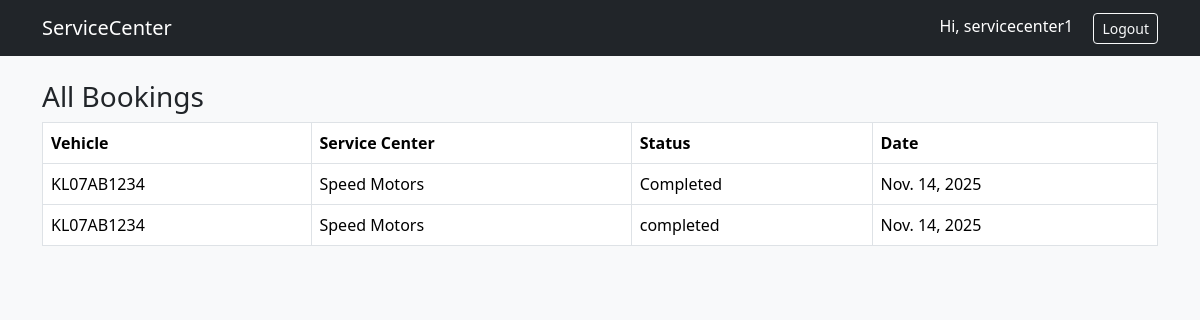
/bookings/ (signed in), run on the app's committed database.
### vehicle/models.py (models this page shows, shortened)
class ServiceBooking(models.Model):
    customer = models.ForeignKey(Customer, on_delete=models.CASCADE)
    vehicle = models.ForeignKey(Vehicle, on_delete=models.CASCADE)
    service_center = models.ForeignKey(ServiceCenter, on_delete=models.CASCADE)
    booking_date = models.DateTimeField(auto_now_add=True)
    scheduled_date = models.DateField()
    description = models.TextField()
    status_choices = [
        ('Pending', 'Pending'),
        ('In Progress', 'In Progress'),
        ('Completed', 'Completed'),
        ('Cancelled', 'Cancelled'),
    ]
    status = models.CharField(max_length=20, choices=status_choices, default='Pending')

class Vehicle(models.Model):
    customer = models.ForeignKey(Customer, on_delete=models.CASCADE, related_name='vehicles')
    vehicle_number = models.CharField(max_length=50, unique=True)
    model = models.CharField(max_length=100)
    manufacturer = models.CharField(max_length=100)
    year = models.IntegerField()
    fuel_type = models.CharField(max_length=50)
    registration_date = models.DateField(auto_now_add=True)

class ServiceCenter(models.Model):
    user = models.OneToOneField(User, on_delete=models.CASCADE)
    name = models.CharField(max_length=150)
    address = models.TextField()
    phone = models.CharField(max_length=15)
    email = models.EmailField(unique=True)
    registration_date = models.DateTimeField(auto_now_add=True)

### vehicle/views.py (the view)
# urls.py: path('bookings/', views.view_bookings, name='view_bookings'),
@login_required
def view_bookings(request):
    if hasattr(request.user, "customer"):
        bookings = ServiceBooking.objects.filter(customer=request.user.customer)
    elif hasattr(request.user, "servicecenter"):
        bookings = ServiceBooking.objects.filter(service_center=request.user.servicecenter)
    else:
        bookings = []
    return render(request, "booking_list.html", {"bookings": bookings})

### vehicle/templates/booking_list.html
{% extends 'base.html' %}
{% block content %}
<h3>All Bookings</h3>
<table class="table table-bordered">
  <tr>
    <th>Vehicle</th>
    <th>Service Center</th>
    <th>Status</th>
    <th>Date</th>
  </tr>
  {% for b in bookings %}
  <tr>
    <td>{{ b.vehicle.vehicle_number }}</td>
    <td>{{ b.service_center.name }}</td>
    <td>{{ b.status }}</td>
    <td>{{ b.scheduled_date }}</td>
  </tr>
  {% empty %}
  <tr>
    <td colspan="4" class="text-center">No bookings found.</td>
  </tr>
  {% endfor %}
</table>
{% endblock %}

### vehicle/templates/base.html (shortened to what this page needs)
<!DOCTYPE html>
<html lang="en">
<head>
  <link rel="stylesheet" href="https://cdn.jsdelivr.net/npm/bootstrap@5.3.2/dist/css/bootstrap.min.css">
</head>
<body class="bg-light">
  <nav class="navbar navbar-expand-lg navbar-dark bg-dark">
    <div class="container">
      <a class="navbar-brand" href="{% url 'home' %}">ServiceCenter</a>
      <div>
        {% if user.is_authenticated %}
        <span class="text-white me-3">Hi, {{ user.username }}</span>
        <a href="{% url 'logout' %}" class="btn btn-outline-light btn-sm">Logout</a>
        {% else %}
        <a href="{% url 'login' %}" class="btn btn-outline-light btn-sm">Login</a>
        {% endif %}
      </div>
    </div>
  </nav>
  <div class="container mt-4">
    {% block content %}{% endblock %}
  </div>
</body>
</html>

### data on the page
ServiceBooking: vehicle.vehicle_number "KL07AB1234", service_center.name "Speed Motors", status "Completed", scheduled_date "Nov. 14, 2025"
ServiceBooking: vehicle.vehicle_number "KL07AB1234", service_center.name "Speed Motors", status "completed", scheduled_date "Nov. 14, 2025"

### other printed values
{{ user.username }} "servicecenter1"
